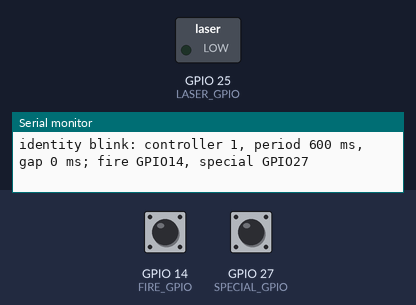
Bench run of a sketch on a simulated ESP32. Parts: switched loads named in the sketch (green lamp = pin HIGH), the last lines printed to the serial monitor. The inputs (shaded band) are chosen by the test bench; at power-on: GPIO 14 (FIRE_GPIO) HIGH, GPIO 27 (SPECIAL_GPIO) HIGH.

Above: at 1.2 s.
1.3 s: GPIO 14 (FIRE_GPIO) pulled LOW for 0.15 s
At 1.39 s:
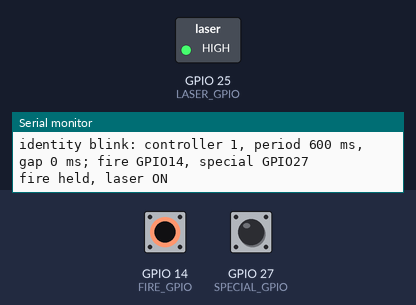
4.5 s: GPIO 14 (FIRE_GPIO) pulled LOW for 3.2 s
At 9.0 s:
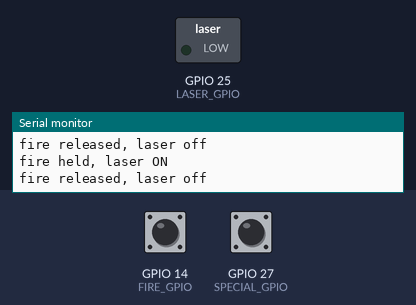
Timing chart, 0 to 10.5 s (numbered marks = the images above; inputs shaded):
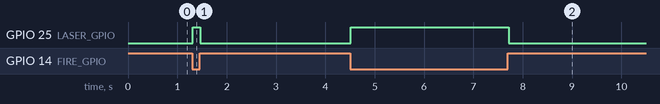

The sketch:

identity_blink_1.ino
```cpp
// Identity blink bench test, for testing camera detection without ESP-IDF.
//
// The laser blinks this controller's identity pattern only while FIRE is held, and is off
// at every other moment including power-up. Holding a button is the only thing that ever
// lights it, which is what the ESP-IDF bench mode does too.
//
// The pattern mirrors laser_identity_level() in ../../main/controller.c, and the button
// mirrors button_update(). Both are checked against the C originals by checks/check_blink.py,
// so the sketch and the firmware cannot drift apart unnoticed.
//
// Board: "ESP32 Dev Module". No Wi-Fi, no servo. The full game firmware is ESP-IDF and
// does not build under Arduino; this sketch exists only to put the blink on a board.

const int CONTROLLER_ID = 1;      // 1, 2 or 3, unique per controller
const int LASER_GPIO = 25;        // gate of the laser MOSFET, as in the ESP-IDF firmware
const int FIRE_GPIO = 14;         // button one, CONFIG_BB_FIRE_GPIO; switch pulls to GND
const int SPECIAL_GPIO = 27;      // button two, CONFIG_BB_SPECIAL_GPIO
// GAP_MS comes from identityGapMs() below; a fixed gap starves the longest period.
const uint32_t DEBOUNCE_MS = 15;  // BUTTON_DEBOUNCE_MS in controller.h

// 600, 800 and 1000 are in the ratio 3:4:5, so no period is a harmonic of another and a
// camera cannot mistake one for a multiple of the next.
uint32_t identityPeriodMs(int controllerId) {
  switch (controllerId) {
    case 2:  return 800;
    case 3:  return 1000;
    default: return 600;
  }
}

// Lit except for one blanking gap per period. The camera identifies a controller from how
// often the gap comes round, never from how much of the time the laser is on: a frame
// where tracking missed the dot looks exactly like a gap, so a duty measurement is
// confounded by dropouts, while random dropouts leave the period where it is.
// Matching laser_identity_gap_ms() in controller.c. Controller 1 never blinks: blinking
// costs detection, and the one controller that needs no gap to be recognised keeps all of
// its light for tracking. The others take a constant share of their period, since one
// fixed gap made the longest period the weakest at 88 percent against 100.
uint32_t identityGapMs(int controllerId) {
  if (controllerId == 1) {
    return 0;   // controller 1 never blinks; that is what identifies it
  }
  return identityPeriodMs(controllerId) * 22 / 100;
}

bool identityLevel(int controllerId, uint32_t gapMs, uint32_t elapsedMs) {
  uint32_t period = identityPeriodMs(controllerId);
  if (gapMs == 0 || gapMs >= period) {
    return true;
  }
  return (elapsedMs % period) >= gapMs;
}

// The same settle rule as button_update() in controller.c. Kept as a member so the
// Arduino preprocessor cannot hoist a prototype above the type it mentions.
struct Button {
  bool pressed = false;
  bool candidate = false;
  uint32_t changedMs = 0;

  bool update(bool nowPressed, uint32_t nowMs) {
    if (nowPressed != candidate) {
      candidate = nowPressed;
      changedMs = nowMs;
    }
    if (pressed != candidate && nowMs - changedMs >= DEBOUNCE_MS) {
      pressed = candidate;
      return true;
    }
    return false;
  }
};

Button fire;
Button special;
uint32_t pressedAt = 0;
bool lit = false;

void setup() {
  Serial.begin(115200);
  pinMode(LASER_GPIO, OUTPUT);
  digitalWrite(LASER_GPIO, LOW);      // dark at power-up, and until FIRE is held
  pinMode(FIRE_GPIO, INPUT_PULLUP);      // switch pulls the pin to GND when pressed
  pinMode(SPECIAL_GPIO, INPUT_PULLUP);
  Serial.printf("identity blink: controller %d, period %u ms, gap %u ms; fire GPIO%d, special GPIO%d\n",
                CONTROLLER_ID, identityPeriodMs(CONTROLLER_ID), identityGapMs(CONTROLLER_ID),
                FIRE_GPIO, SPECIAL_GPIO);
}

void loop() {
  uint32_t now = millis();
  if (fire.update(digitalRead(FIRE_GPIO) == LOW, now) && fire.pressed) {
    pressedAt = now;   // the pattern starts where the press does, so its phase is known
  }
  // The second button drives no output here; reporting it is how its wiring gets checked.
  if (special.update(digitalRead(SPECIAL_GPIO) == LOW, now)) {
    Serial.printf("special %s\n", special.pressed ? "PRESSED" : "released");
  }
  bool wanted = fire.pressed && identityLevel(CONTROLLER_ID, identityGapMs(CONTROLLER_ID), now - pressedAt);
  if (wanted != lit) {
    digitalWrite(LASER_GPIO, wanted ? HIGH : LOW);
    lit = wanted;
    Serial.printf("fire %s, laser %s\n", fire.pressed ? "held" : "released", lit ? "ON" : "off");
  }
  delay(2);   // well inside the 133 ms gap, so edges land within a frame
}
```

Measured:
- after the input at 1.3 s, GPIO 25 (LASER_GPIO): LOW → HIGH at once, → LOW 0.15 s later
- after the input at 4.5 s, GPIO 25 (LASER_GPIO): LOW → HIGH at once, → LOW 3.2 s later
